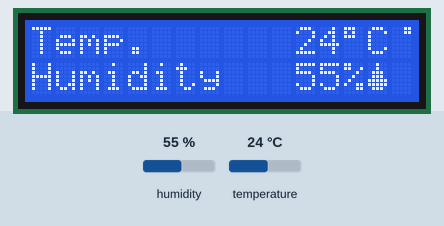
A program run on a simulated Arduino Nano, built with avr-gcc and run on an emulated ATmega328P. Shown: 16×2 character LCD. The inputs (shaded band) are chosen by the test bench; at power-on: temperature 24 °C, humidity 55 %. Random numbers use the default seed unless the program sets one; what the program prints to the serial monitor is not drawn.

Above: at 4.2 s.
4.3 s: temperature set to 2 °C
At 5.9 s:
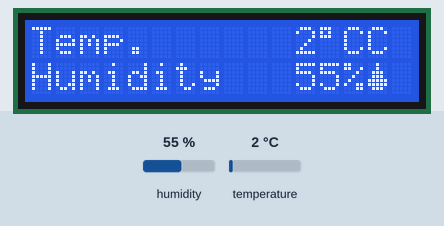
7.8 s: humidity set to 22 %
At 9.31 s:
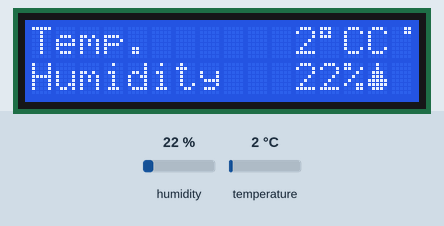
10.7 s: humidity set to 40 %
At 12.0 s:
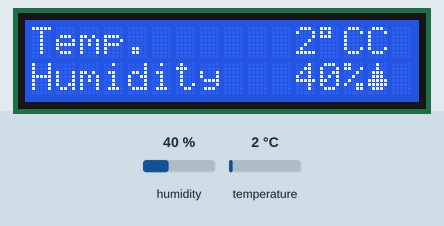
13.4 s: temperature set to 12 °C
At 16.1 s:
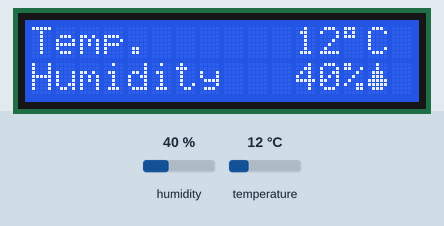
Timing chart, 0 to 17.6 s (numbered marks = the images above; inputs shaded):
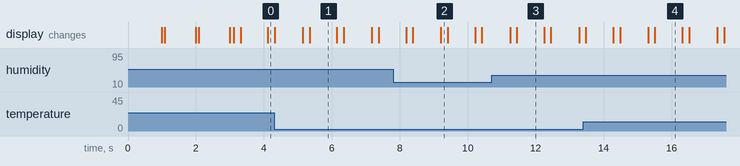

The program:

main.cpp
```cpp
#include <DHT.h>
#include <LiquidCrystal.h>

const int setTime = 500;
const int interval = 1000;
const int eyeOpenDuration = interval * 11 / 12;

const int sensorPin = 3;

DHT dht(sensorPin, DHT11);
int humidity;
int tempC;

const int RS = 8;
const int E = 7;
const int D4 = 12;
const int D5 = 11;
const int D6 = 10;
const int D7 = 9;

LiquidCrystal lcd(RS, E, D4, D5, D6, D7);
const int displayColumns[] = { 0, 11 };;
bool connectedBefore = false;

// Custom character bytes
byte dot[8] = {
    B00011,
    B00011,
    B00000,
    B00000,
    B00000,
    B00000,
    B00000,
    B00000,
};
byte droplet[8] = {
    B00100,
    B00100,
    B01110,
    B01110,
    B11111,
    B11111,
    B01110,
    B00000,
};
byte openEye[8] = {
    B00000,
    B00000,
    B00000,
    B00000,
    B00000,
    B01100,
    B01100,
    B00000,
};
byte closedEye[8] = {
    B00000,
    B00000,
    B00000,
    B00000,
    B00000,
    B00000,
    B01100,
    B00000,
};
byte frown1[8] = {
    B00111,
    B01000,
    B10000,
    B10000,
    B00000,
    B00000,
    B00000,
    B00000,
};
byte frown2[8] = {
    B11111,
    B00000,
    B00000,
    B00000,
    B00000,
    B00000,
    B00000,
    B00000,
};
byte frown3[8] = {
    B11100,
    B00010,
    B00001,
    B00001,
    B00000,
    B00000,
    B00000,
    B00000,
};
byte smile1[8] = {
    B10000,
    B10000,
    B01000,
    B00111,
    B00000,
    B00000,
    B00000,
    B00000,
};
byte smile2[8] = {
    B00000,
    B00000,
    B00000,
    B11111,
    B00000,
    B00000,
    B00000,
    B00000,
};
byte smile3[8] = {
    B00001,
    B00001,
    B00010,
    B11100,
    B00000,
    B00000,
    B00000,
    B00000,
};
byte meow1[8] = {
    B10000,
    B10000,
    B01000,
    B00111,
    B00000,
    B00000,
    B00000,
    B00000,
};
byte meow2[8] = {
    B00100,
    B00100,
    B01010,
    B10001,
    B00000,
    B00000,
    B00000,
    B00000,
};
byte meow3[8] = {
    B00001,
    B00001,
    B00010,
    B11100,
    B00000,
    B00000,
    B00000,
    B00000,
};

void display(int col, int row, const String element) {
  lcd.setCursor(col, row);
  lcd.print(element);
}

void display(int col, int row, const byte element) {
  lcd.setCursor(col, row);
  lcd.write(element);
}

void display(int col, int row, const byte* element) {
  size_t length = sizeof(element) / sizeof(element[0]);
  lcd.setCursor(col, row);
  for (size_t i = 0; i < length; i++) {
    lcd.write(element[i]);
  }
}

void displayLines(const int colIndex, const String line1, const String line2 = "") {
  int col = displayColumns[colIndex];
  display(col, 0, line1);
  if (line2) {
    display(col, 1, line2);
  }
}

void displayFace(byte* mouth1, byte* mouth2, byte* mouth3) {
  lcd.createChar(3, mouth1);
  lcd.createChar(4, mouth2);
  lcd.createChar(5, mouth3);

  int startCol = displayColumns[1];
  display(startCol, 1, byte(3));
  display(startCol + 1, 1, byte(4));
  display(startCol + 2, 1, byte(5));

  // Open eyes
  display(startCol, 0, byte(1));
  display(startCol + 2, 0, byte(1));
  delay(eyeOpenDuration);

  // Closed eyes
  display(startCol, 0, byte(2));
  display(startCol + 2, 0, byte(2));
  delay(interval - eyeOpenDuration);
}

// Main Code

void setup() {
  randomSeed(analogRead(0));

  Serial.begin(9600);
  dht.begin();
  lcd.begin(16, 2);

  lcd.createChar(0, dot);
  lcd.createChar(6, droplet);
  lcd.createChar(1, openEye);
  lcd.createChar(2, closedEye);

  if (random(6) == 0) {
    // Easter egg :3
    Serial.println("meow");
    displayLines(0, "meow");

    for (int i = 0; i < 3; i++) { // Blink 3 times
      displayFace(meow1, meow2, meow3);
      displayFace(meow1, meow2, meow3);  // Want the easter egg to show longer
    }
  } else {
    Serial.println("Hello, World!");
    displayLines(0, "Hello,", "World!");

    for (int i = 0; i < 3; i++) { // Blink 3 times
      displayFace(smile1, smile2, smile3);
    }
  }
}

void loop() {
  bool connected = dht.read();

  if (connectedBefore != connected) {
    lcd.clear();
    connectedBefore = connected;
  }

  if (!connected) {
    Serial.println("Sensor Not Found");
    displayLines(0, "Sensor Not", "Found");
    displayFace(frown1, frown2, frown3);
    return;
  }

  humidity = round(dht.readHumidity());
  tempC = round(dht.readTemperature());

  String tempString = String(tempC) + char(223) + "C";
  String humidityString = String(humidity) + "%";

  Serial.println(tempString + " - " + humidityString);

  // Temp and Humidity
  displayLines(0, "Temp.", "Humidity");
  displayLines(1, tempString, humidityString);
  lcd.write(byte(6));

  // Refresh indicator
  float indicatorOnDuration = interval * 1 / 5;
  display(15, 0, byte(0));
  delay(indicatorOnDuration);
  display(15, 0, byte(32));
  delay(interval - indicatorOnDuration);
}
```
